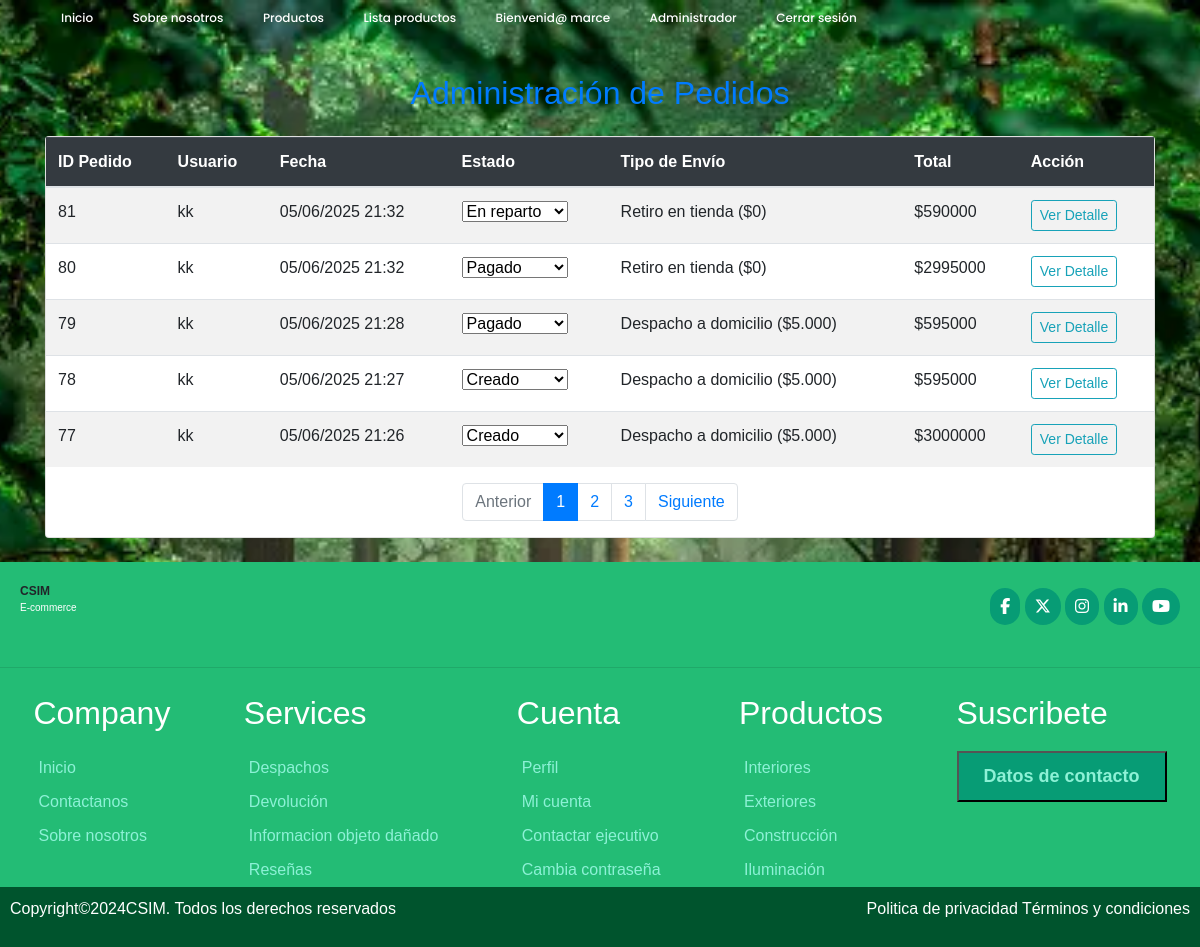
Page /panel/pedidos/ (signed in) on the committed database.
### ferreteria/models.py (models this page shows, shortened)
class Pedido(models.Model):
    id_pedido = models.AutoField(primary_key=True)
    user = models.ForeignKey(User, on_delete=models.CASCADE, default=1)
    fecha_compra = models.DateTimeField(auto_now_add=True)
    ESTADOS_PEDIDO = [
        ('creado', 'Creado'),
        ('pendiente', 'Pendiente'),
        ('pagado', 'Pagado'),
        ('rechazado','Pago Rechazado'),
        ('preparando', 'Preparando orden'),
        ('despachado', 'Despachado'),
        ('entregado', 'Entregado'),
    ]
    estado = models.CharField(max_length=20, choices = ESTADOS_PEDIDO, default='creado')
    OPCIONES_ENVIO = [
        ('retiro', 'Retiro en tienda ($0)'),
        ('domicilio', 'Despacho a domicilio ($5.000)'),
    ]
    tipo_envio = models.CharField(max_length=20, choices=OPCIONES_ENVIO,default='retiro')
    TIPO_PAGO = [
        ('transferencia', 'Transferencia'),
        ('tarjeta', 'Tarjeta'),
    ]
    tipo_pago = models.CharField(max_length=20,choices=TIPO_PAGO,default='transferencia')
    total = models.BigIntegerField()

### ferreteria/views.py (the view)
# urls.py: path('panel/pedidos/', views.panel_admin_pedidos, name='admin_panel_pedidos'),
@user_passes_test(lambda u: u.is_superuser)
@login_required
def panel_admin_pedidos(request):
    pedidos_list = Pedido.objects.select_related('user').order_by('-fecha_compra')
    paginator = Paginator(pedidos_list, 5)  # Muestra 10 pedidos por página
    page_number = request.GET.get('page')
    page_obj = paginator.get_page(page_number)
    return render(request, 'admin/admin_panel_pedidos.html', {'page_obj': page_obj})

### ferreteria/context_processor.py (called while the page is built, shortened)
def total_carrito(request):
    total = 0
    return {'total_carrito':int(total)}

### ferreteria/templates/admin/admin_panel_pedidos.html (shortened to what this page needs)
{% extends 'base.html' %}
{% load static %}
{% block css %}
<link rel="stylesheet" href="{% static 'css/estiloss.css' %}">
{% endblock %}
{% block contenido %}
<main class="container">
    <h2 class="text-center text-primary my-4">Administración de Pedidos</h2>
    <div class="card mb-4">
        <div class="table-responsive">
            <table class="table table-striped">
                <thead class="table-dark">
                    <tr>
                        <th>ID Pedido</th>
                        <th>Usuario</th>
                        <th>Fecha</th>
                        <th>Estado</th>
                        <th>Tipo de Envío</th>
                        <th>Total</th>
                        <th>Acción</th>
                    </tr>
                </thead>
                <tbody>
                    {% for pedido in page_obj %}
                    <tr>
                        <td>{{ pedido.id_pedido }}</td>
                        <td>{{ pedido.user.username }}</td>
                        <td>{{ pedido.fecha_compra|date:"d/m/Y H:i" }}</td>
                        <td>
                            <select class="form-select form-select-sm pedido-estado" data-id="{{ pedido.id_pedido }}">
                                <option value="creado" {% if pedido.estado == 'creado' %}selected{% endif %}>Creado</option>
                                <option value="pagado" {% if pedido.estado == 'pagado' %}selected{% endif %}>Pagado</option>
                                <option value="despachado" {% if pedido.estado == 'despachado' %}selected{% endif %}>En reparto</option>
                            </select>
                        </td>
                        <td>{{ pedido.get_tipo_envio_display }}</td>
                        <td>${{ pedido.total }}</td>
                        <td>
                            {% if pedido.id_pedido %}
                                <a href="{% url 'detallepedido' pedido.id_pedido %}" class="btn btn-sm btn-outline-info">Ver Detalle</a>
                            {% else %}
                                <span class="text-muted">Sin ID</span>
                            {% endif %}
                        </td>
                    </tr>
                    {% empty %}
                    <tr><td colspan="7" class="text-center">No hay pedidos registrados.</td></tr>
                    {% endfor %}
                </tbody>
            </table>
            <nav aria-label="Paginación de pedidos">
            <ul class="pagination justify-content-center">
                {% if page_obj.has_previous %}
                <li class="page-item">
                    <a class="page-link" href="?page={{ page_obj.previous_page_number }}">Anterior</a>
                </li>
                {% else %}
                <li class="page-item disabled">
                    <span class="page-link">Anterior</span>
                </li>
                {% endif %}
                {% for num in page_obj.paginator.page_range %}
                {% if page_obj.number == num %}
                    <li class="page-item active">
                    <span class="page-link">{{ num }}</span>
                    </li>
                {% elif num > page_obj.number|add:'-3' and num < page_obj.number|add:'3' %}
                    <li class="page-item">
                    <a class="page-link" href="?page={{ num }}">{{ num }}</a>
                    </li>
                {% endif %}
                {% endfor %}
                {% if page_obj.has_next %}
                <li class="page-item">
                    <a class="page-link" href="?page={{ page_obj.next_page_number }}">Siguiente</a>
                </li>
                {% else %}
                <li class="page-item disabled">
                    <span class="page-link">Siguiente</span>
                </li>
                {% endif %}
            </ul>
            </nav>
        </div>
    </div>
</main>
{% endblock %}

### ferreteria/templates/base.html (shortened to what this page needs)
<!DOCTYPE html>
<html lang="en">
<head>
    {% load static %}
    <link rel="stylesheet" href="https://cdn.jsdelivr.net/npm/bootstrap@4.5.3/dist/css/bootstrap.min.css">
    {% block css %}{% endblock %}
</head>
<body>
    <header>
        <div class="navbar">
            <ul class="links">
                {% if not user.is_authenticated %}
                    <li><a href="{% url 'index' %}"  >Inicio</a></li>
                    <li><a href="{% url 'nosotros' %}" >Sobre nosotros</a></li>
                    <li><a href="{% url 'tienda' %}"  >Productos</a></li>
                    <li><a href="{% url 'registrar' %}" >Registrarse</a></li>
                    <li><a href="{% url 'login' %}" >Iniciar sesión</a></li>
                {% elif user.is_authenticated and user.is_superuser %}
                    <li><a href="{% url 'index' %}"  >Inicio</a></li>
                    <li><a href="{% url 'nosotros' %}" >Sobre nosotros</a></li>
                    <li><a href="{% url 'tienda' %}"  >Productos</a></li>
                    <li><a href="{% url 'lista' %}" >Lista productos</a></li>
                    <li><a href="{% url 'perfil' %}">Bienvenid@ {{ user.username }}</a></li>
                    <li><a href="{% url 'administrador' %}">Administrador </a></li>
                    <li><a href="{% url 'cerrar' %}">Cerrar sesión </a></li>
                {% endif %}
            </ul>
        </div>
    </header>
    <div id="contenido">
        {% block contenido %}
        {% endblock %}
    </div>
    <footer class="pie">
        <div class="header">
            <div class="logo">
                <div class="title">CSIM</div>
                <p class="logotipo">E-commerce</p>
            </div>
            <div class="redes">
                <span class="fb"><a href="https://www.facebook.com/?locale=es_LA" target="_blank" style="text-decoration: none; color:#fff;"><i class="fa-brands fa-facebook-f"></a></i></span>
                <span class="tw"><a href="https://x.com/?lang=es&mx=2" style="text-decoration: none; color:#fff;"><i class="fa-brands fa-x-twitter"></a></i></span>
                <span class="in"><a href="https://www.instagram.com/" style="text-decoration: none; color:#fff;"><i class="fa-brands fa-instagram"></a></i></span>
                <span class="li"><a href="https://cl.linkedin.com/" style="text-decoration: none; color:#fff;"><i class="fa-brands fa-linkedin-in"></a></i></span>
                <span class="yo"><a href="https://www.youtube.com/" style="text-decoration: none; color:#fff;"><i class="fa-brands fa-youtube"></a></i></span>
            </div>
        </div>
        <hr>
        <div class="section">
            <div>
                <h2>Company</h2>
                <a href="{% url 'index' %}">Inicio</a>
                <a href="{% url 'nosotros' %}">Contactanos</a>
                <a href="{% url 'nosotros' %}">Sobre nosotros</a>
            </div>
            <div>
                <h2>Services</h2>
                <a href="{% url 'nosotros' %}">Despachos</a>
                <a href="{% url 'nosotros' %}">Devolución </a>
                <a href="{% url 'nosotros' %}">Informacion objeto dañado</a>
                <a href="{% url 'nosotros' %}">Reseñas</a>
            </div>
            <div>
                <h2>Cuenta</h2>
                <a href="#">Perfil</a>
                <a href="#">Mi cuenta</a>
                <a href="{% url 'nosotros' %}">Contactar ejecutivo</a>
                <a href="#">Cambia contraseña</a>
            </div>
            <div>
                <h2>Productos</h2>
                <a href="#">Interiores</a>
                <a href="#">Exteriores</a>
                <a href="#">Construcción</a>
                <a href="#">Iluminación</a>
            </div>
            <div>
                <h2>Suscribete</h2>
                <form action="">
                    <button type="submit"><a href="{% url 'nosotros' %}" style="text-decoration: none;">Datos de contacto</a></button>
                </form>
            </div>
        </div>
        <div class="derechos">
            <p>Copyright©2024CSIM. Todos los derechos reservados</p>
            <p>Politica de privacidad        Términos y condiciones</p>
        </div>
    </footer>

### ferreteria/static/css/estiloss.css (style rules this page uses)
* { margin: 0; padding: 0; box-sizing: border-box; font-family: sans-serif; }
body { font-family: "Poppins", sans-serif; background: url(../img/foto1.webp) no-repeat center center fixed; background-size: cover; background-position: center; width: 100%; }
header { width: 1140px; max-width: 1200px; margin: auto; height: 50px; display: flex; align-items: center; position: relative; z-index: 100; }
header .navbar ul { float: right; margin-right: 20px; }
header .navbar ul li { display: inline-block; line-height: 80px; margin: 0 5px; }
header .navbar a { color: #fff; margin-right: 5px; padding: 5px 10px; font-family: "Poppins", sans-serif; font-size: 12px; transition: 0.3s; font-weight: 500; text-decoration: none; }
.pie { background-color: rgb(35, 188, 117); box-sizing: border-box; font-family: "Exo 2", sans-serif; }
.pie .header .logo .title { font-size: 12px; display: flex; align-items: left; font-weight: bold; }
.pie .header .logo .logotipo { font-size: 10px; color: #fff; }
.pie .header { display: flex; justify-content: space-between; padding: 20px; align-items: center; }
.pie .header .redes .fb, .pie .header .redes .tw, .pie .header .redes .in, .pie .header .redes .li, .pie .header .redes .yo { background: rgb(7, 156, 117); padding: 10px; border-radius: 80px; color: #fff; align-items: right; }
.pie .section { display: flex; justify-content: space-evenly; gap: 40px; }
.pie .section div { display: flex; flex-direction: column; }
.pie .section div h2 { color: #fff; padding: 10px 0; }
.pie .section a { color: rgb(141, 241, 214); padding: 5px; }
.pie .section form { display: flex; flex-direction: column; gap: 10px; }
.pie .section form button { padding: 10px 20px; background: rgb(7, 156, 117); color: #fff; font-weight: bold; font-size: 18px; }
.pie .derechos { display: flex; justify-content: space-between; padding: 10px; background: rgb(0, 84, 45); color: #fff; }

### rows in the picture
Pedido: id_pedido "81", user.username "kk", fecha_compra "05/06/2025 21:32", estado+id_pedido "En reparto", tipo_envio "Retiro en tienda ($0)", total "590000", shows "Ver Detalle"
Pedido: id_pedido "80", user.username "kk", fecha_compra "05/06/2025 21:32", estado+id_pedido "Pagado", tipo_envio "Retiro en tienda ($0)", total "2995000", shows "Ver Detalle"
Pedido: id_pedido "79", user.username "kk", fecha_compra "05/06/2025 21:28", estado+id_pedido "Pagado", tipo_envio "Despacho a domicilio ($5.000)", total "595000", shows "Ver Detalle"
Pedido: id_pedido "78", user.username "kk", fecha_compra "05/06/2025 21:27", id_pedido "Creado", tipo_envio "Despacho a domicilio ($5.000)", total "595000", shows "Ver Detalle"
Pedido: id_pedido "77", user.username "kk", fecha_compra "05/06/2025 21:26", id_pedido "Creado", tipo_envio "Despacho a domicilio ($5.000)", total "3000000", shows "Ver Detalle"

### other values in the picture
{{ user.username }} "marce"
{{ num }} "1"
{{ num }} "2" "3"
